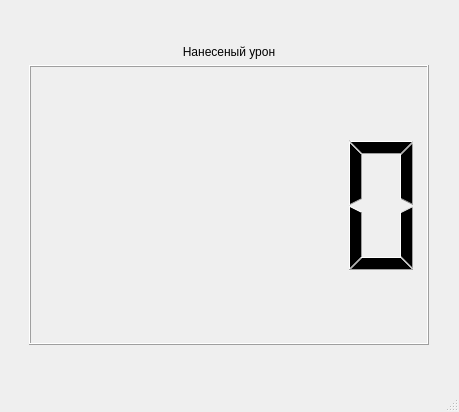
<?xml version="1.0" encoding="UTF-8"?>
<ui version="4.0">
 <class>DamageOutput</class>
 <widget class="QMainWindow" name="DamageOutput">
  <property name="geometry">
   <rect>
    <x>0</x>
    <y>0</y>
    <width>459</width>
    <height>412</height>
   </rect>
  </property>
  <property name="windowTitle">
   <string>Dealed Damage</string>
  </property>
  <widget class="QWidget" name="centralwidget">
   <layout class="QGridLayout" name="gridLayout">
    <item row="0" column="0">
     <layout class="QVBoxLayout" name="verticalLayout_2">
      <item>
       <spacer name="verticalSpacer_2">
        <property name="orientation">
         <enum>Qt::Vertical</enum>
        </property>
        <property name="sizeHint" stdset="0">
         <size>
          <width>20</width>
          <height>40</height>
         </size>
        </property>
       </spacer>
      </item>
      <item>
       <layout class="QHBoxLayout" name="horizontalLayout">
        <item>
         <spacer name="horizontalSpacer">
          <property name="orientation">
           <enum>Qt::Horizontal</enum>
          </property>
          <property name="sizeHint" stdset="0">
           <size>
            <width>40</width>
            <height>20</height>
           </size>
          </property>
         </spacer>
        </item>
        <item>
         <layout class="QVBoxLayout" name="verticalLayout">
          <item>
           <widget class="QLabel" name="label">
            <property name="text">
             <string>Нанесеный урон</string>
            </property>
            <property name="alignment">
             <set>Qt::AlignCenter</set>
            </property>
           </widget>
          </item>
          <item>
           <widget class="QLCDNumber" name="lcd_n_damage">
            <property name="enabled">
             <bool>true</bool>
            </property>
            <property name="minimumSize">
             <size>
              <width>400</width>
              <height>280</height>
             </size>
            </property>
            <property name="intValue" stdset="0">
             <number>0</number>
            </property>
           </widget>
          </item>
         </layout>
        </item>
        <item>
         <spacer name="horizontalSpacer_2">
          <property name="orientation">
           <enum>Qt::Horizontal</enum>
          </property>
          <property name="sizeHint" stdset="0">
           <size>
            <width>40</width>
            <height>20</height>
           </size>
          </property>
         </spacer>
        </item>
       </layout>
      </item>
      <item>
       <spacer name="verticalSpacer">
        <property name="orientation">
         <enum>Qt::Vertical</enum>
        </property>
        <property name="sizeHint" stdset="0">
         <size>
          <width>20</width>
          <height>40</height>
         </size>
        </property>
       </spacer>
      </item>
     </layout>
    </item>
   </layout>
  </widget>
  <widget class="QMenuBar" name="menubar">
   <property name="geometry">
    <rect>
     <x>0</x>
     <y>0</y>
     <width>459</width>
     <height>26</height>
    </rect>
   </property>
  </widget>
  <widget class="QStatusBar" name="statusbar"/>
 </widget>
 <resources/>
 <connections/>
</ui>
